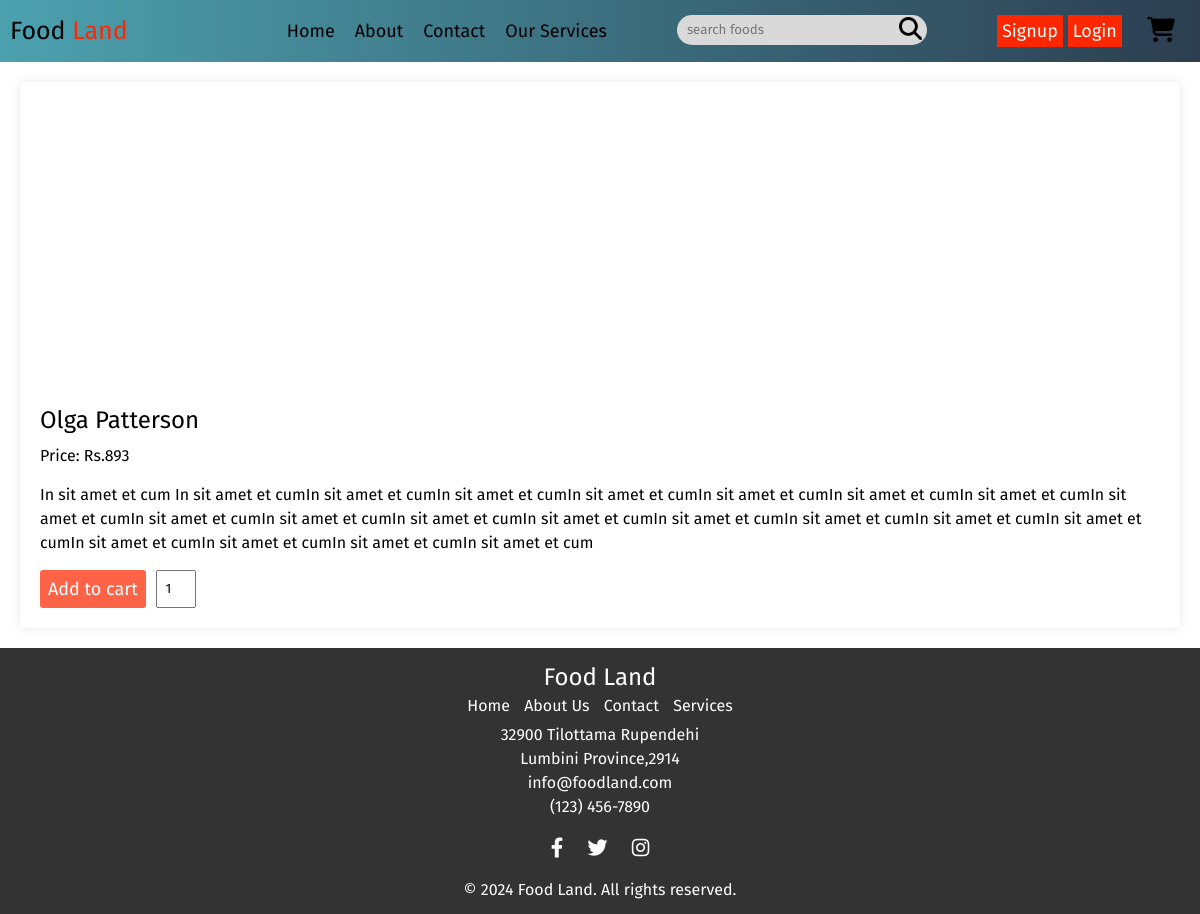
The app's page /pages/singleproduct.php?productId=adf08299-0644-11ef-8c37-98e74305e27c with its own data.
### tables this page shows
CREATE TABLE `products` (
  `id` varchar(100) NOT NULL DEFAULT uuid(),
  `name` varchar(100) NOT NULL,
  `price` int(10) NOT NULL,
  `image` varchar(100) NOT NULL,
  `description` varchar(500) DEFAULT NULL,
  `categoryID` varchar(100) DEFAULT NULL
);

### pages/singleproduct.php (the view, shortened to what this page needs)
<!DOCTYPE html>
<html lang="en">
<head>
   <link rel="stylesheet" href="https://unpkg.com/swiper@8/swiper-bundle.min.css" />
   <link rel="stylesheet" href="https://cdnjs.cloudflare.com/ajax/libs/font-awesome/6.1.1/css/all.min.css">
</head>
<body>
   <?php include("../components/navbar.php"); ?>
   <section class="quick-view">
    <div class="prod">
        <?php
        if (isset($_GET['productId'])) {
            $pid = $_GET['productId'];
            $select_product = mysqli_query($conn, "SELECT * FROM `products` WHERE id = '$pid'");
            if (mysqli_num_rows($select_product) > 0) {
                $product = mysqli_fetch_assoc($select_product);
        ?>
                <form class="product_cart"   method="post">
                    <div class="product-details">
                        <div class="product">
                        </div>
                        <div class="image">
                        <h2><?= $product['name']; ?></h2>
                        <p>Price: Rs.<?= $product['price']; ?></p>
                        <p><?= $product['description']; ?></p>
                        <div style="display:flex">
                        <button type="submit" name="submit" class="order-btn order">Add to cart</button>
                        <input type="number" name="number" id="numberInput" style="width:40px; margin-left:10px;text-align:center;" value="1" onchange="validateInput()">
                        </div>
                        </div>
                    </div>
                </form>
            <?php
            } else {
                echo '<p>No product found!</p>';
            }
        } else {
            echo '<p>Product ID not provided!</p>';
        }
            ?>
</div>
    </section>
   <?php include '../components/footer.php'; ?>
</body>
</html>

### components/navbar.php (style rules this page uses)
* { margin: 0; padding: 0; box-sizing: border-box; font-family: "Fira Sans", sans-serif; font-weight: 400; font-style: normal; }

### pages/singleproduct.php (style rules this page uses)
body { font-family: 'Inika', sans-serif; margin: 0; padding: 0; }
.order { cursor: pointer; font-size: 18px; color: white; border: none; padding: 8px; border-radius: 3px; outline: none; background-color: #ff6347; }
.product_cart { margin: 0 auto; }
.quick-view { max-width: 1200px; margin: 0 auto; display:flex; flex-direction:column; padding: 20px; }
.product-details { background-color: #fff; border-radius: 5px; box-shadow: 0 0 10px rgba(0, 0, 0, 0.1); padding: 20px; margin: 0 auto; }
.product-details h2 { font-size: 24px; margin-bottom: 10px; }
.product-details p { font-size: 16px; line-height: 1.5; margin-bottom: 15px; }

### components/footer.php (style rules this page uses)
body { font-family: Arial, sans-serif; margin: 0; padding: 0; }

### records on screen
products: name "Olga Patterson", price "893", description "In sit amet et cum In sit amet et cumIn sit amet et cumIn sit amet et cumIn sit amet et cumIn sit amet et cumIn sit amet et cumIn sit amet et cumIn sit amet et cumIn sit amet et cumIn sit amet et cumIn sit amet et cumIn sit amet et cumIn sit amet et cumIn sit amet et cumIn sit amet et cumIn sit amet et cumIn sit amet et cumIn sit amet et cumIn sit amet et cumIn sit amet et cum"
